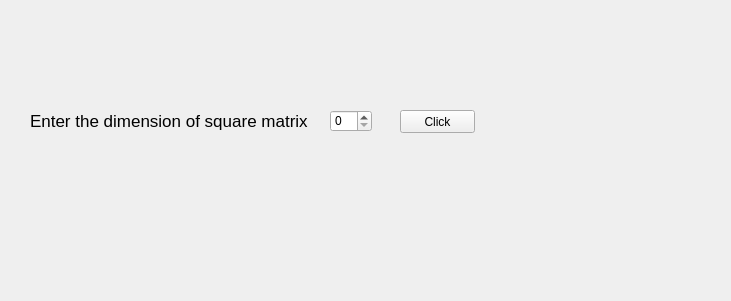
<?xml version="1.0" encoding="UTF-8"?>
<ui version="4.0">
 <class>MainWindow</class>
 <widget class="QMainWindow" name="MainWindow">
  <property name="geometry">
   <rect>
    <x>0</x>
    <y>0</y>
    <width>731</width>
    <height>301</height>
   </rect>
  </property>
  <property name="windowTitle">
   <string>MainWindow</string>
  </property>
  <widget class="QWidget" name="centralWidget">
   <widget class="QLabel" name="label">
    <property name="geometry">
     <rect>
      <x>30</x>
      <y>100</y>
      <width>291</width>
      <height>41</height>
     </rect>
    </property>
    <property name="font">
     <font>
      <pointsize>13</pointsize>
     </font>
    </property>
    <property name="text">
     <string>Enter the dimension of square matrix</string>
    </property>
   </widget>
   <widget class="QSpinBox" name="spinBox">
    <property name="geometry">
     <rect>
      <x>330</x>
      <y>110</y>
      <width>42</width>
      <height>22</height>
     </rect>
    </property>
   </widget>
   <widget class="QPushButton" name="pushButton">
    <property name="geometry">
     <rect>
      <x>400</x>
      <y>110</y>
      <width>75</width>
      <height>23</height>
     </rect>
    </property>
    <property name="text">
     <string>Click</string>
    </property>
   </widget>
  </widget>
 </widget>
 <layoutdefault spacing="6" margin="11"/>
 <resources/>
 <connections/>
</ui>
